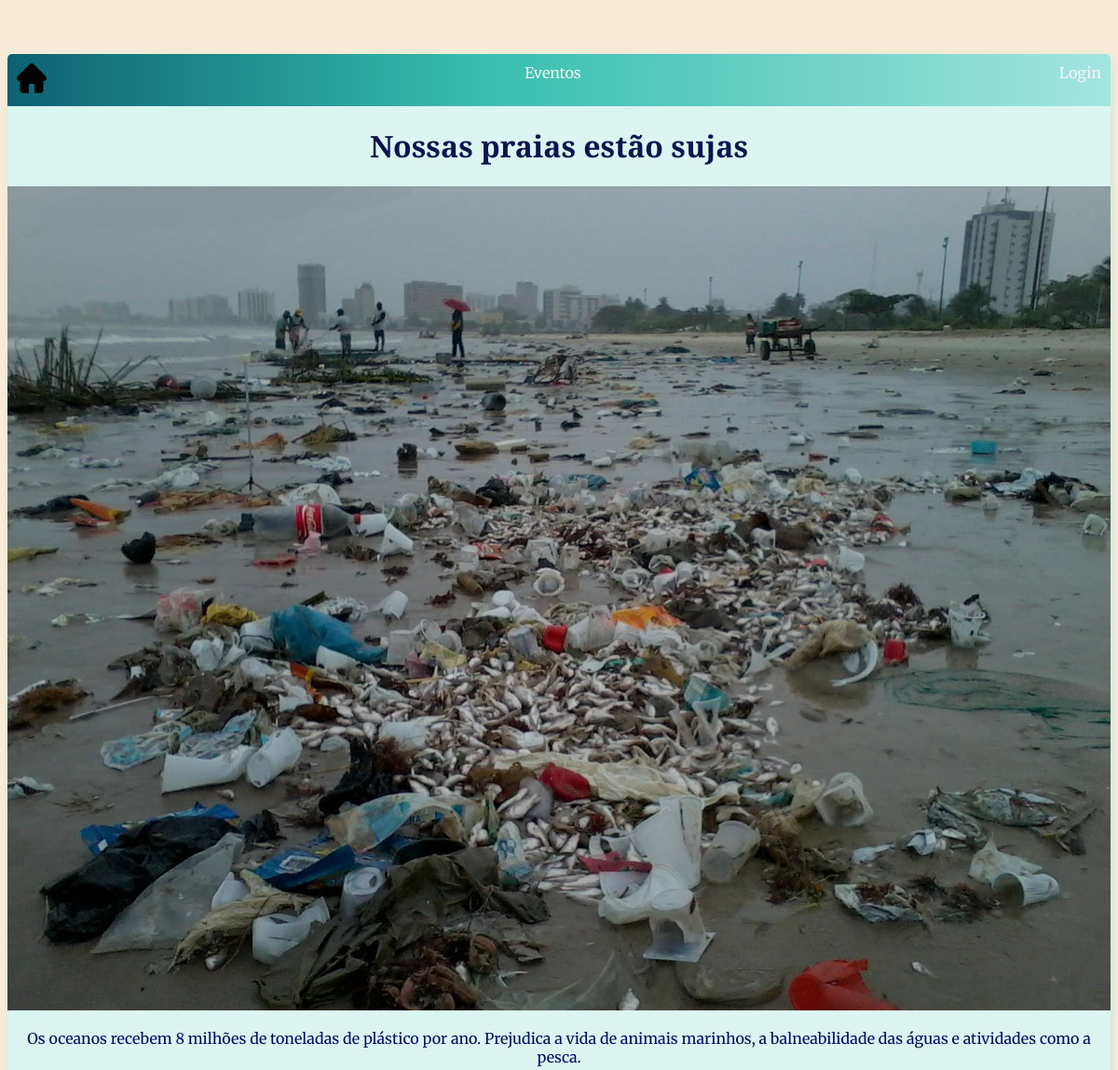
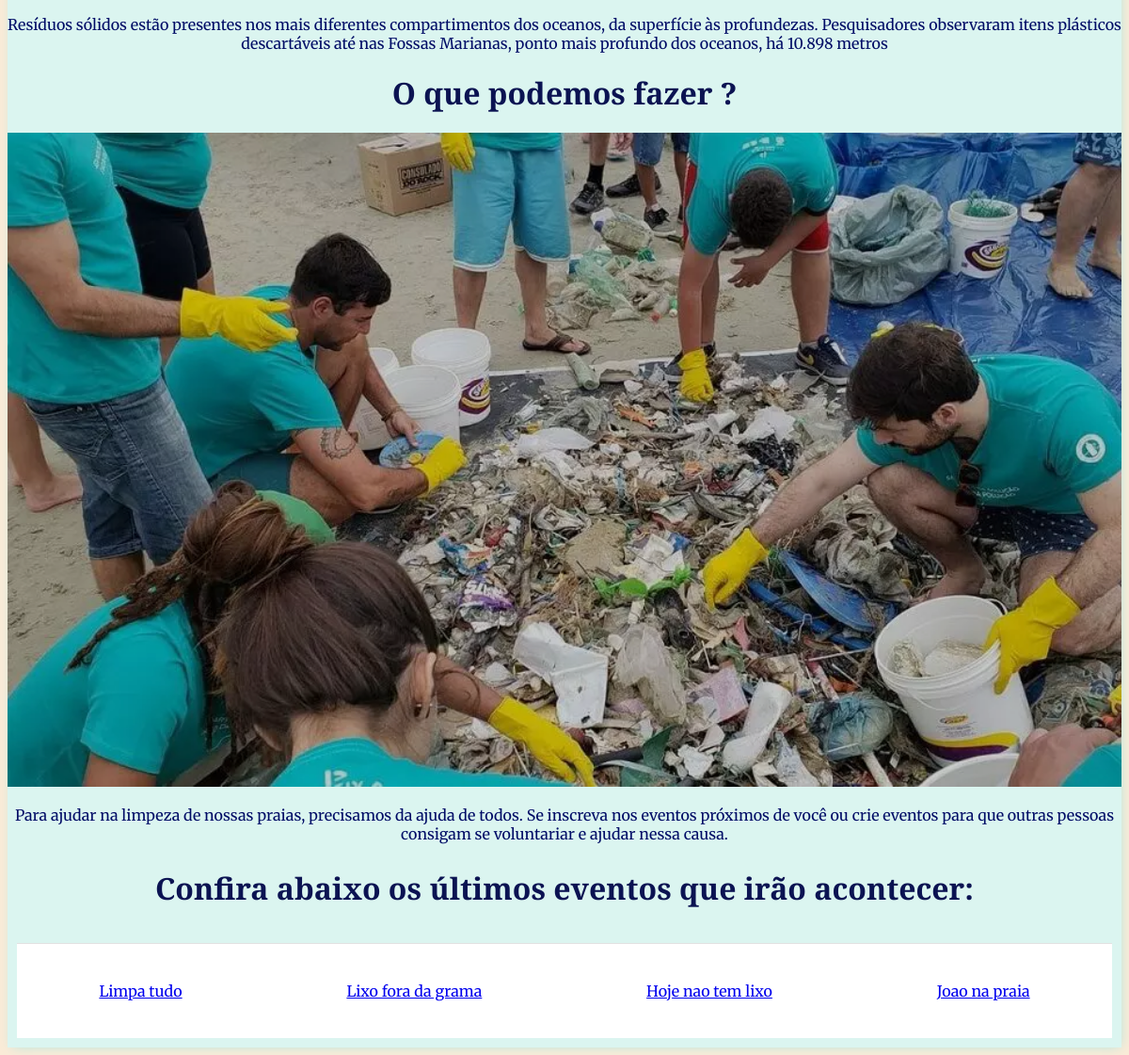
The page /eventos/ on the database its author committed (2 pictures, top to bottom).
### eventos/models.py (models this page shows, shortened)
class Evento(models.Model):
    TYPE_CHOICES = (
        ("C", "Competicao"),
        ("W", "Workshop"),
        ("P", "Palestra"),
        ("T", "Tradicional"),
    )
    creator = models.ForeignKey(NewUser, on_delete=models.SET_NULL, null=True)
    name = models.CharField(max_length=255)
    pub_date = models.DateTimeField(auto_now_add=True, verbose_name='date published')
    event_date = models.DateTimeField('event date')
    descr_text = models.TextField('description', max_length=5000)
    city_text = models.CharField(max_length=255)
    location_map = PlainLocationField(based_fields=['city'], zoom=7)
    type_event = models.CharField(max_length=40, choices=TYPE_CHOICES)
    part_number = models.IntegerField(default=0)
    banner = models.ImageField(upload_to='banners', blank=True, null = True)

### eventos/views.py (the view)
# urls.py: path('', HomeView.as_view(), name='home'),
class HomeView(ListView):
    model = Evento
    template_name='eventos/home.html'
    context_object_name = 'eventos'
    def get_context_data(self, **kwargs):
        context = super().get_context_data(**kwargs)
        context['eventos'] = context['eventos'].order_by('event_date')
        context['eventos'] = context['eventos'][0:4]
        return context

### eventos/templates/eventos/home.html (shortened to what this page needs)
{% extends 'eventos/main.html' %}
{% block headerbar %}
    <div>
        <a href="{% url 'eventos:evento-list' %}"> Eventos </a>
    </div>
    {% if request.user.is_authenticated %}
                {% load static %}
    {% else %}
        <a href="{% url 'users:login' %}">Login</a>
    {% endif %}
{% endblock headerbar %}
{% block content %}
<h1>Nossas praias estão sujas</h1>
<div>
{% load static%}
<img src="{% static 'eventos/images/praia-suja.jpg' %}" alt="Praia mega suja" id="praia-suja">
</div>
<p> Os oceanos recebem 8 milhões de toneladas de plástico por ano. Prejudica a vida de animais marinhos,
        a balneabilidade das águas e atividades como a pesca.
    <br>
    <br>
        Resíduos sólidos estão presentes nos mais diferentes compartimentos dos oceanos,
    da superfície às profundezas.
        Pesquisadores observaram itens plásticos descartáveis até nas Fossas Marianas,
    ponto mais profundo dos oceanos, há 10.898 metros
</p>
<h1>O que podemos fazer ?</h1>
{% load static%}
<img src="{% static 'eventos/images/coleta-lixo.webp' %}" alt="coletando-lixo" id="coleta-lixo">
<p>
    Para ajudar na limpeza de nossas praias, precisamos da ajuda de todos.
        Se inscreva nos eventos próximos de você ou crie eventos para que outras pessoas
        consigam se voluntariar e ajudar nessa causa.
</p>
<h2>
    Confira abaixo os últimos eventos que irão acontecer:
</h2>
<div class="eventos-ultimos-items-wrapper">
    {% for evento in eventos %}
        <div class="evento-wrapper">
            <div class="evento-name">
                <a href="{% url 'eventos:evento' evento.id %}"> {{evento.name}}</a>
            </div>
        </div>
    {% empty %}
    <h3>Não temos eventos por agora</h3>
    {% endfor %}
</div>
{% endblock content %}

### eventos/static/eventos/style.css (style rules this page uses)
#praia-suja { height: 100%; width: 100%; filter: brightness(80%); }
#coleta-lixo { height: 100%; width: 100%; filter: brightness(80%); }
h1,h2,h3,h4,h5,h6 { color:rgb(11, 19, 82); font-size: 200%; font-family: 'PT Serif', serif; }
.header-bar a { color: whitesmoke; text-decoration: none; }
.evento-wrapper { display: flexbox; justify-content: space-between; padding: 40px; background-color: white; border-top: 1px solid rgb(226, 226, 226); }
.eventos-ultimos-items-wrapper { display: grid; grid-template-columns: auto auto auto auto; padding: 10px; }

### rows shown on the page
Evento: name "Limpa tudo"
Evento: name "Lixo fora da grama"
Evento: name "Hoje nao tem lixo"
Evento: name "Joao na praia"
